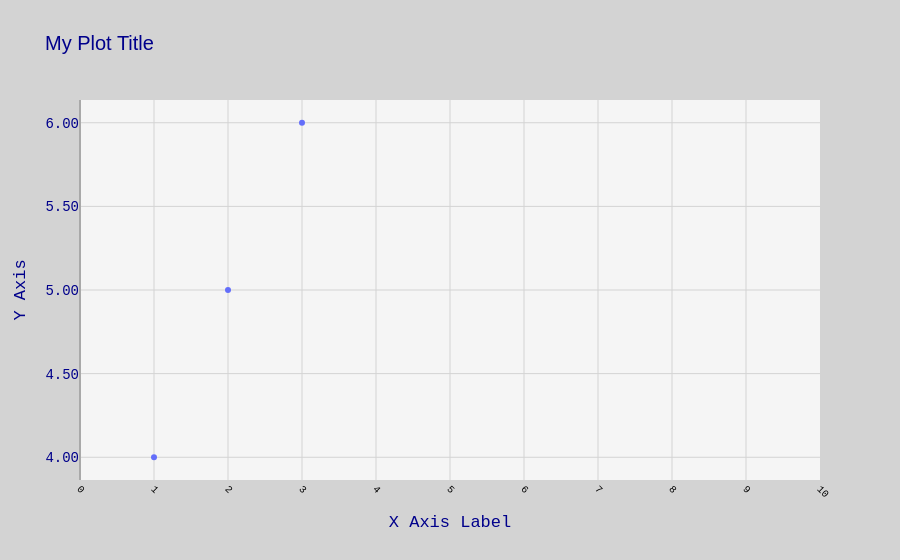

The code cell stored with this chart in its notebook:
### Code cell
# hover mode and interaction
fig.update_layout(
    hovermode='x unified',
    hoverlabel=dict(
        bgcolor='white',
        font_size=14,
        font_family='Arial',
        namelength=-1
    )
)

### Figure 1 — Plotly figure (JSON) as saved in the notebook; plotly's stock layout.template omitted (floating-point values rounded to 4 significant figures)
{"data": [{"mode": "markers", "type": "scatter", "x": [1, 2, 3], "y": [4, 5, 6]}], "layout": {"font": {"color": "darkblue", "family": "Courier New, monospace", "size": 14}, "hoverlabel": {"bgcolor": "white", "font": {"family": "Arial", "size": 14}, "namelength": -1}, "hovermode": "x unified", "legend": {"bgcolor": "rgba(255, 255, 255, 0.7)", "bordercolor": "black", "borderwidth": 1, "orientation": "h", "title": {"text": "Legend Title"}, "x": 1, "xanchor": "right", "y": 1.02, "yanchor": "bottom"}, "paper_bgcolor": "lightgray", "plot_bgcolor": "whitesmoke", "title": {"font": {"color": "darkblue", "family": "Arial", "size": 20}, "text": "My Plot Title"}, "xaxis": {"dtick": 1, "gridcolor": "lightgray", "range": [0, 10], "showgrid": true, "tick0": 0, "tickangle": 45, "tickfont": {"color": "black", "size": 10}, "tickmode": "linear", "title": {"text": "X Axis Label"}, "zeroline": true, "zerolinecolor": "darkgray"}, "yaxis": {"gridcolor": "lightgray", "showgrid": true, "tickformat": ".2f", "title": {"text": "Y Axis"}, "zeroline": true, "zerolinecolor": "darkgray"}}}
